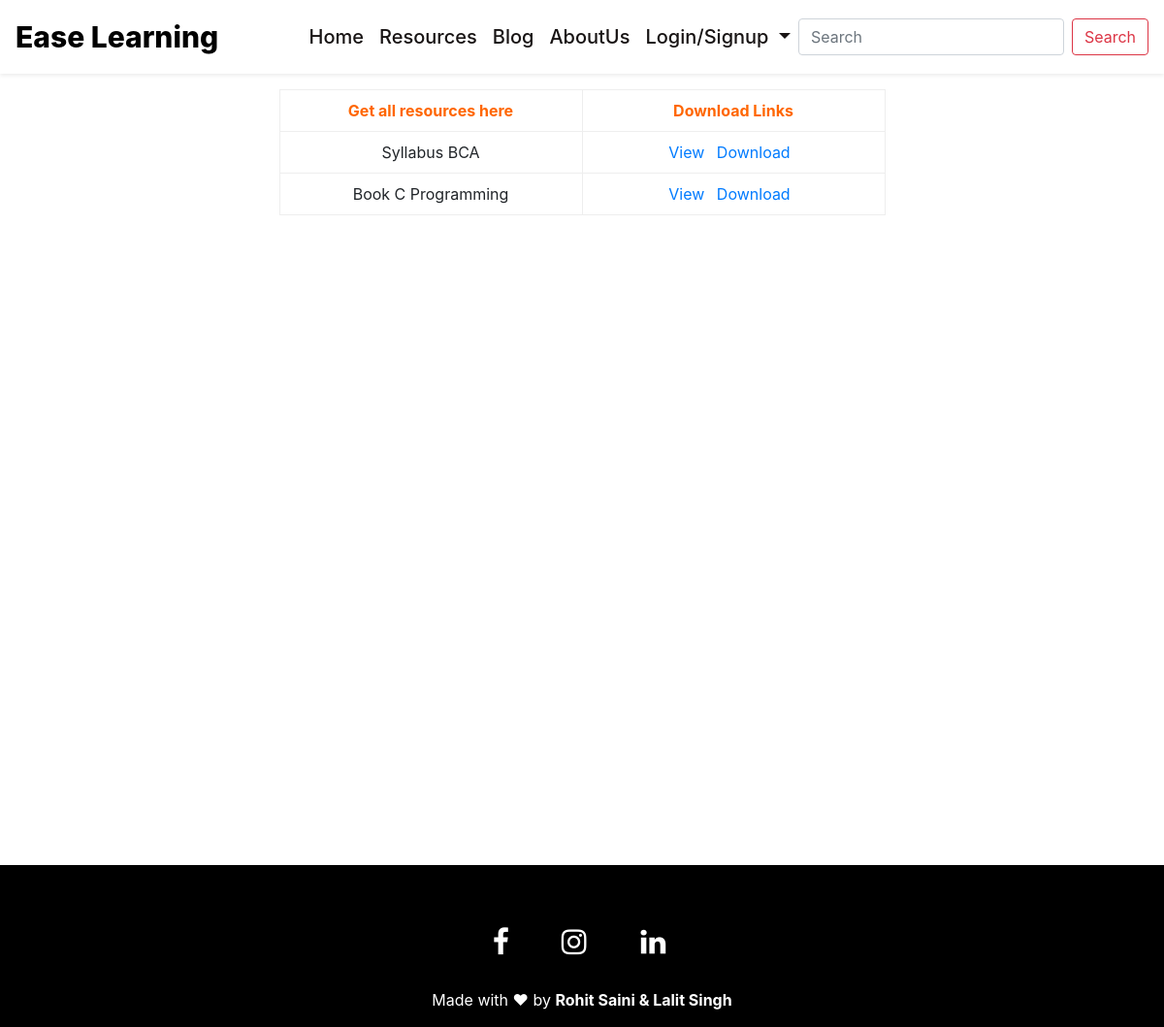
The page /getresources/1 on the database its author committed.
### mainapp/models.py (models this page shows, shortened)
class Resources(models.Model):
    name = models.CharField(max_length=50)
    subject = models.CharField(max_length=50)
    file = models.FileField(null=True)
    sem = models.ForeignKey(Semesters, on_delete=models.CASCADE, default=None)
    course = models.ForeignKey(Courses, on_delete=models.CASCADE, default=None)

### mainapp/views.py (the view)
# urls.py: path('getresources/<str:sem>', views.get_resources, name="Get Resources"),
def get_resources(request, sem):
    all_res = Resources.objects.filter(sem=sem)
    context = {
        "resources":all_res,
    }
    return render(request, 'get_resource.html', context)

### mainapp/templates/get_resource.html (shortened to what this page needs)
{% extends 'base.html' %}
{% block body %}
<div class="container  d-flex justify-content-center mt-3" style="height: 100vh;">
    {% if resources|length == 0 %}
    <div class="row">
        <div class="col md-12">
            <hr>
            <h1 class="text-center">Sorry we could not find any resources for you.</h1>
        </div>
        <div class="col-md-12">
                {% if user.is_authenticated %}
                <div class="text-center">
                    <p class="d-inline-block text-muted">Please Tell Us What You Need.</p>
                </div>
                <div class="align-items-center">
                    <div class="container justify-content-center">
                    <form id="req_form" name="req_form" action="add_requirements" method="GET">
                        <input type="text" id="name" name='name' class="form-control my-2" placeholder="Your name" required width="10">
                        <input type="text" id="email" name='email' placeholder="Your email id" class="form-control my-2" required>
                        <textarea type="text" id="req" name='req' rows="2" class="form-control md-textarea" placeholder="Your requirements." required></textarea>
                        <br>
                        <button class="btn btn-danger mb-4">Submit</button>
                    </form>
                    </div>
                </div>
                {% else %}
                    <h3 class="text-muted text-center">Please LogIn or SignUp to send us your requirements.</h3>
                {% endif %}
        </div>
    </div>
    {% else %}
    <div class="row">
        <div class="col-md-12">
            <table border="1">
                <tbody>
                <tr>
                <td style="text-align: center;"><span style="color: #ff6600;"><strong>Get all resources here</strong></span></td>
                <td style="text-align: center;"><span style="color: #ff6600;"><strong>Download Links</strong></span></td>
                </tr>
                {% for res in resources %}
                <tr>
                <td width="312" class="text-center">{{ res.name }} {{ res.subject }} </td>
                <td width="312" class="text-center">
                    <a href="{{ res.file.url }}" target="_blank">View</a>
                    <a href="{{ res.file.url }}" download class="px-2">Download</a>
                </td>
                </tr>
                {% endfor %}
                </tbody>
                </table>
        </div>
    </div>
    {% endif %}
</div>
{% endblock body %}

### mainapp/static/assets/css/style.css (style rules this page uses)
:root { --primary-color: #FF0035; --secondary-color: #D6EFFF; --text-color : rgb(24, 20, 20); --bg-color : #FFF; }

### mainapp/templates/get_resource.html (style rules this page uses)
table { border-collapse: collapse; border-spacing: 0; line-height: 2; margin-bottom: 40px; width: 100%; white-space: normal; }
tbody { border: 1px solid #eee; }
tr { display: table-row; vertical-align: inherit; border-color: inherit; }
td { padding: 5px !important; }

### rows shown on the page
Resources: name "Syllabus", subject "BCA"
Resources: name "Book", subject "C Programming"
